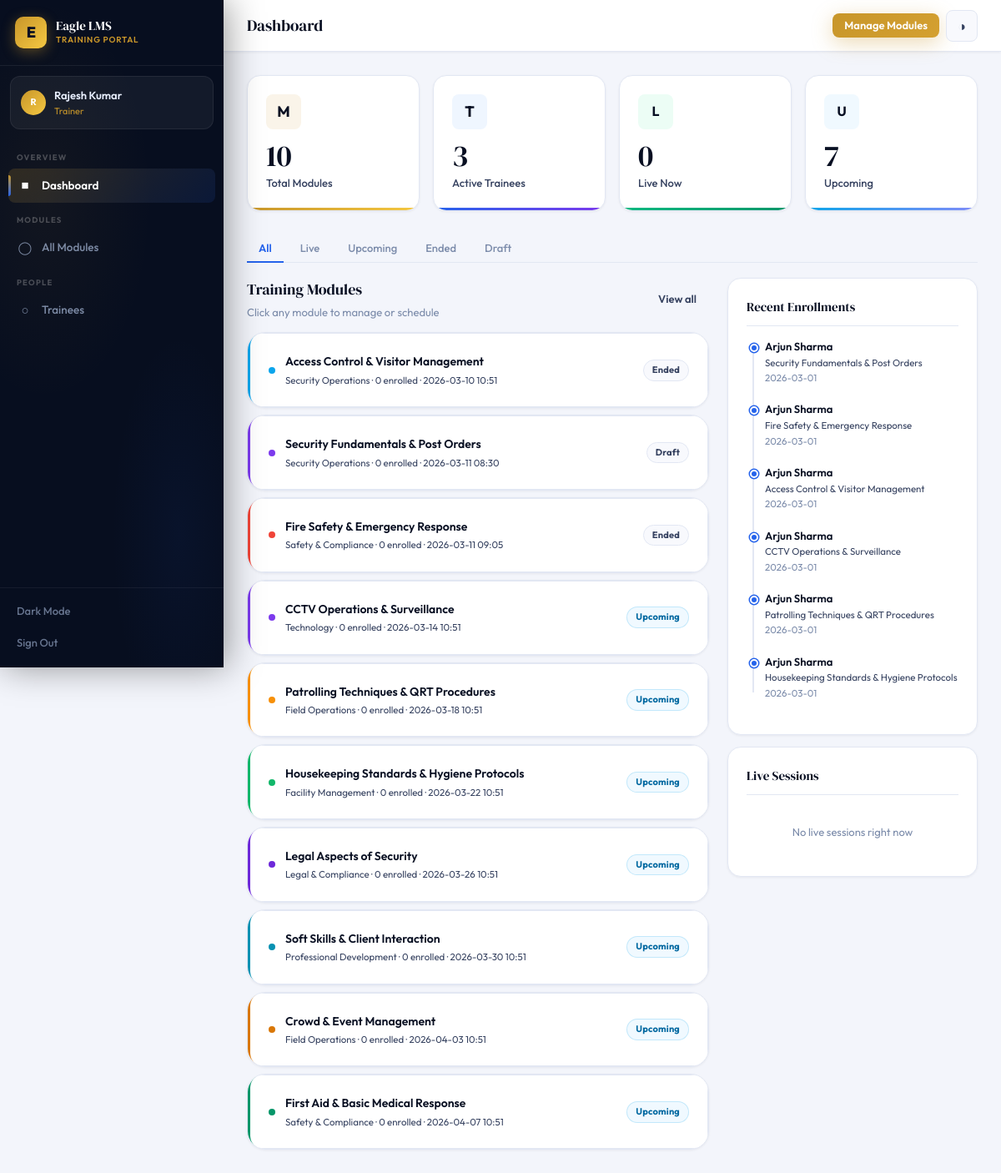
The page /trainer/dashboard (signed in) on the database as committed earlier.
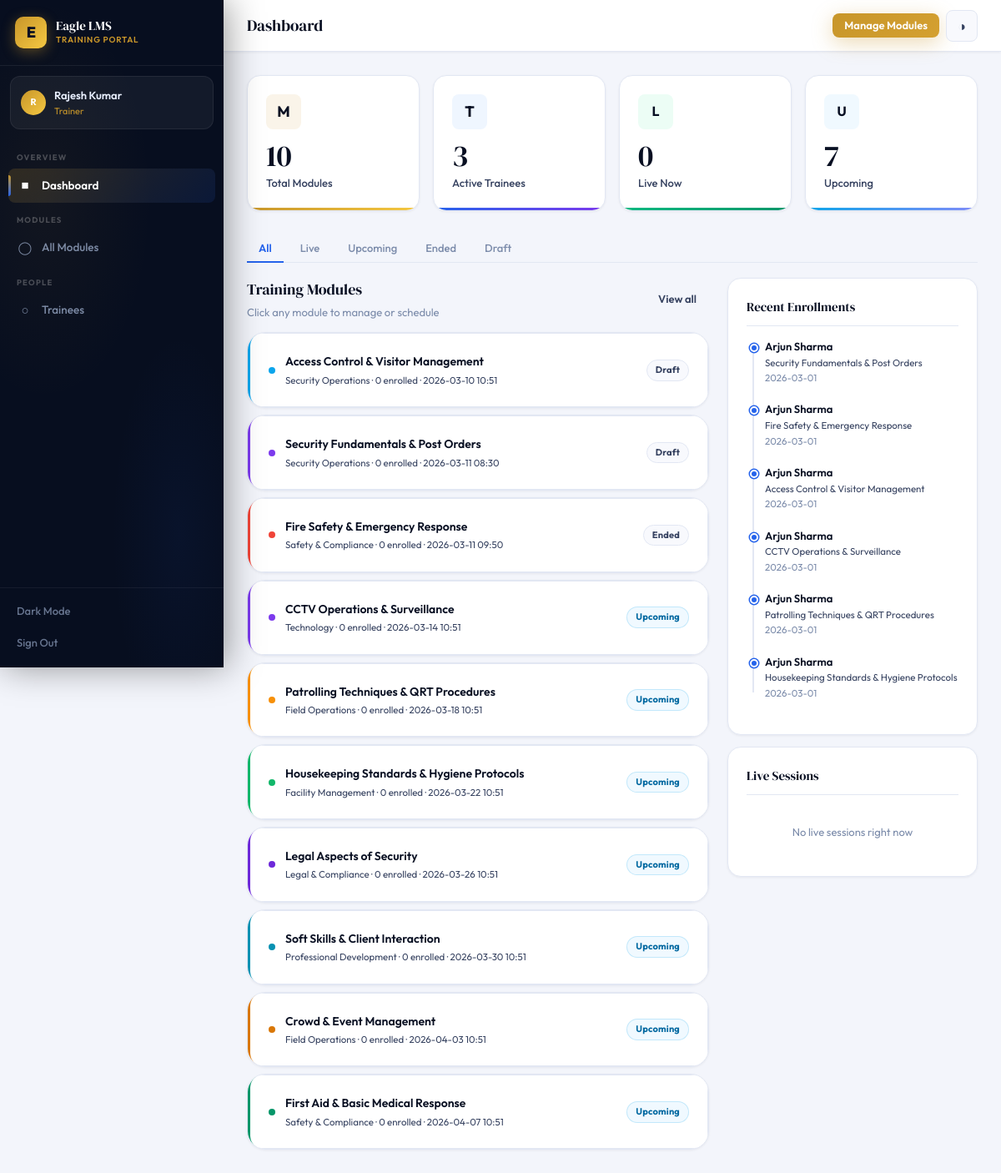
The same page on the database as committed later.
### tables this page shows
CREATE TABLE modules(
            id INTEGER PRIMARY KEY AUTOINCREMENT,
            title TEXT NOT NULL, description TEXT, category TEXT,
            trainer_id INTEGER, start_datetime TIMESTAMP, end_datetime TIMESTAMP,
            status TEXT DEFAULT 'draft', is_default BOOLEAN DEFAULT 0,
            color TEXT DEFAULT '#3B5BDB',
            created_at TIMESTAMP DEFAULT CURRENT_TIMESTAMP,
            FOREIGN KEY(trainer_id) REFERENCES users(id));

### app.py (the view)
@app.route('/trainer/dashboard')
@trainer_required
def trainer_dashboard():
    db=get_db(); uid=session['user_id']
    now=datetime.datetime.now().isoformat()
    modules=db.execute('SELECT * FROM modules WHERE trainer_id=? ORDER BY start_datetime',(uid,)).fetchall()
    total_trainees=db.execute('SELECT COUNT(*) as c FROM users WHERE role="trainee"').fetchone()['c']
    upcoming=[m for m in modules if m['start_datetime'] and m['start_datetime']>now]
    ongoing=[m for m in modules if m['start_datetime'] and m['end_datetime'] and m['start_datetime']<=now<=m['end_datetime']]
    recent=db.execute('''SELECT u.name,m.title,e.enrolled_at FROM enrollments e
        JOIN users u ON e.trainee_id=u.id JOIN modules m ON e.module_id=m.id
        WHERE m.trainer_id=? ORDER BY e.enrolled_at DESC LIMIT 6''',(uid,)).fetchall()
    mod_stats={}
    for m in modules:
        total_e=db.execute('SELECT COUNT(*) as c FROM enrollments WHERE module_id=?',(m['id'],)).fetchone()['c']
        done_e=db.execute('SELECT COUNT(*) as c FROM enrollments WHERE module_id=? AND completed=1',(m['id'],)).fetchone()['c']
        mod_stats[m['id']]={'total':total_e,'done':done_e}
    return render_template('trainer_dashboard.html',modules=modules,total_trainees=total_trainees,
        total_modules=len(modules),upcoming=len(upcoming),ongoing=len(ongoing),recent=recent,mod_stats=mod_stats,now=now)

### app.py (called while the page is built)
def get_db():
    db = sqlite3.connect(os.path.join(BASE_DIR, 'lms.db'))
    db.row_factory = sqlite3.Row
    return db

def trainer_required(f):
    @wraps(f)
    def d(*a,**kw):
        if 'user_id' not in session or session.get('role')!='trainer': return redirect(url_for('login'))
        return f(*a,**kw)
    return d

@app.context_processor
def inject_globals():
    nc = 0
    if 'user_id' in session:
        nc = get_db().execute('SELECT COUNT(*) as c FROM notifications WHERE user_id=? AND is_read=0',(session['user_id'],)).fetchone()['c']
    return dict(COMPANY=COMPANY, notif_count=nc)

### templates/trainer_dashboard.html (shortened to what the changed rows need)
{% extends 'base.html' %}
{% block content %}
{% set now_str = now %}
<div style="display:grid;grid-template-columns:1fr 300px;gap:22px;align-items:start">
  <div>
    <div style="display:flex;flex-direction:column;gap:8px" id="module-list">
    {% for m in modules %}
    {% set stats = mod_stats.get(m.id, {}) %}
    {% set is_live = m.start_datetime and m.end_datetime and m.start_datetime <= now_str <= m.end_datetime %}
    {% set is_up = m.start_datetime and m.start_datetime > now_str %}
    {% set is_ended = m.end_datetime and m.end_datetime < now_str and m.status == 'published' %}
    {% set state = 'live' if is_live else ('upcoming' if is_up else ('draft' if m.status == 'draft' else 'ended')) %}
    <a href="{{ url_for('trainer_module_detail', module_id=m.id) }}" class="mod-card anim-up" data-state="{{ state }}" style="animation-delay:{{ loop.index0 * 30 }}ms">
      <div class="card card-p card-hover" style="border-left:3px solid {{ m.color or '#3B5BDB' }}">
        <div class="flex items-c gap-3">
          <div style="width:8px;height:8px;border-radius:50%;background:{{ m.color or '#3B5BDB' }};flex-shrink:0"></div>
          <div style="flex:1;overflow:hidden">
            <div style="font-weight:600;font-size:14px;margin-bottom:2px;overflow:hidden;text-overflow:ellipsis;white-space:nowrap">{{ m.title }}</div>
            <div class="t-xs t-secondary">{{ m.category or 'General' }} &middot; {{ stats.get('trainees',0) }} enrolled
              {% if m.start_datetime %}&middot; {{ m.start_datetime[:16].replace('T',' ') }}{% endif %}
            </div>
          </div>
          <div class="flex gap-2 items-c" style="flex-shrink:0">
            {% if is_live %}<span class="badge b-live badge-dot">Live</span>
            {% elif is_up %}<span class="badge b-sky">Upcoming</span>
            {% elif m.status == 'draft' %}<span class="badge b-neutral">Draft</span>
            {% else %}<span class="badge b-neutral">Ended</span>{% endif %}
          </div>
        </div>
      </div>
    </a>
    {% else %}
    <div class="card card-p">
      <div class="empty"><div class="empty-ico" style="font-size:28px;margin-bottom:10px">—</div><div class="empty-title">No modules yet</div></div>
    </div>
    {% endfor %}
    </div>
  </div>
      {% set live_list = [] %}
</div>
{% endblock %}

Rows that differ between the two databases and show on the page:
changed modules "Access Control & Visitor Management": status "Ended" → "Draft"
changed modules "Fire Safety & Emergency Response": start_datetime "2026-03-11 09:05" → "2026-03-11 09:50"
